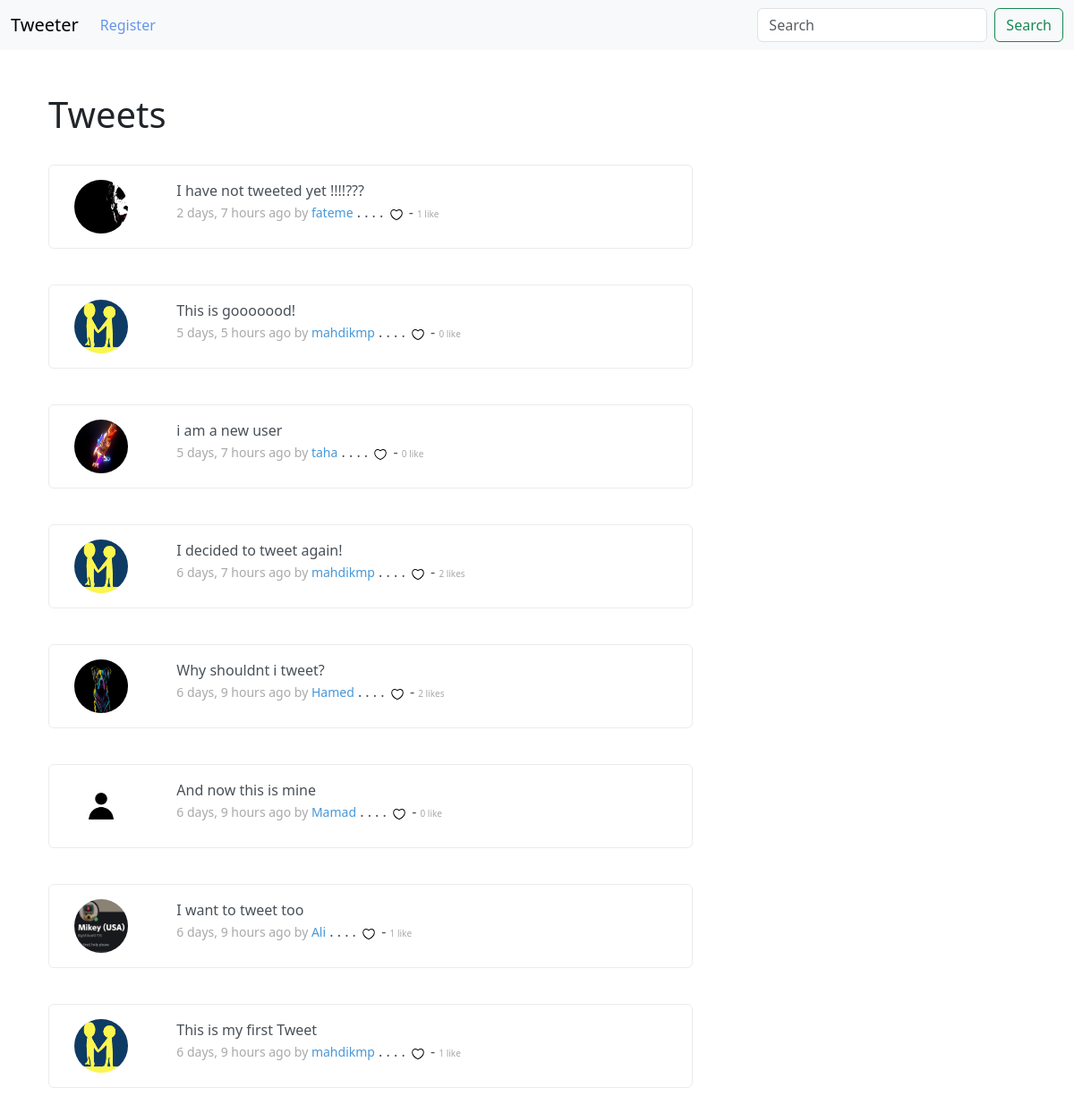
The page / on the database its author committed.
### musker/models.py (models this page shows, shortened)
class Tweet(models.Model):
    user = models.ForeignKey(User, related_name='tweest', on_delete=models.DO_NOTHING)
    body = models.CharField(max_length=200)
    created = models.DateTimeField(auto_now_add=True)
    likes = models.ManyToManyField(User, related_name='tweet_likes', blank=True)
    def number_of_likes(self):
        return self.likes.count()

class Profile(models.Model):
    user = models.OneToOneField(User, on_delete=models.CASCADE)
    follows = models.ManyToManyField('self', symmetrical=False, related_name='followed_by', blank=True)
    date_modified = models.DateTimeField(User ,auto_now = True)
    profile_image = models.ImageField(null=True, blank=True, upload_to='pro_images')

### musker/views.py (the view)
# urls.py: path('', views.home, name='home'),
def home(request):
    if request.user.is_authenticated:
        tweets = Tweet.objects.all().order_by('-created')
        form = TweetForm(request.POST or None)
        if request.method == 'POST':
            if form.is_valid:
                tweeted = form.save(commit=False)
                tweeted.user = request.user
                tweeted.save()
                messages.success(request, 'Your tweet has been posted successfully!')
                return redirect('home')
        return render(request, 'home.html', {'tweets':tweets, 'form': form})
    else:
        tweets = Tweet.objects.all().order_by('-created')
        return render(request, 'home.html', {'tweets':tweets})

### musker/templates/home.html (shortened to what this page needs)
{% extends 'base.html' %}
{% load static %}
{% block content %}
<div class="container">
    <div class="row">
        <div class="col-8">
            <h1>Tweets</h1> <br>
            {% for tweet in tweets %}
                <div class="alert alert-light" role="alert" style="background-color: white;">
                    <div class="container">
                        <div class="row">
                            <div class="col-2">
                                {% if tweet.user.profile.profile_image %}
                                <img src="{{tweet.user.profile.profile_image.url}}" alt="{{tweet.user.usename}}" style="width: 60px; height: 60px;" class="rounded-circle">
                                {% else %}
                                <img src="{% static 'images/default.jpeg' %}" alt="{{tweet.user.usename}}" style="width: 60px; height: 60px;" class="rounded-circle">
                                {% endif %}
                            </div>
                            <div class="col-10">
                                {{tweet.body}} <br>
                                <small style="color: darkgray;">{{tweet.created|timesince}} ago by <a style="text-decoration: none;" href="{% url 'profile' tweet.user.id %}"><span style="color:rgb(72, 151, 216);">{{tweet.user}}</span></a></small>
                                .  .  .  . {% if request.user in tweet.likes.all %} <a href="{% url 'tweet_like' tweet.id %}" style="text-decoration: none; color: red;"><img style="width: 20px;" src="{% static 'icons/liked.svg' %}" alt=""></a> {% else %} <a href="{% url 'tweet_like' tweet.id %}" style="text-decoration: none; color: blue; font-size: small;"><img style="width: 20px;" src="{% static 'icons/unliked.svg' %}" alt=""></a> {% endif %}
                                - <small style="color: darkgrey; font-size: 10px;">{% if tweet.number_of_likes > 1 %} {{tweet.number_of_likes}} likes {% else %} {{tweet.number_of_likes}} like {% endif %}</small>
                            </div>
                        </div>
                    </div>
                </div> <br>
            {% endfor %}
        </div>
    </div>
</div>
{% endblock content %}

### musker/templates/base.html (shortened to what this page needs)
<!doctype html>
<html lang="en">
  <head>
    <link href="https://cdn.jsdelivr.net/npm/bootstrap@5.3.2/dist/css/bootstrap.min.css" rel="stylesheet">
  </head>
<body>
  {% include 'navbar.html' %} <br>
  <div class="container"> <br>
    {% block content %}
    {% endblock content %}
  </div>
</body>
</html>

### musker/templates/navbar.html (shortened to what this page needs)
<nav class="navbar navbar-expand-lg bg-body-tertiary">
    <div class="container-fluid">
      <a class="navbar-brand" href="{% url 'home' %}">Tweeter</a>
      <div class="collapse navbar-collapse" id="navbarSupportedContent">
        <ul class="navbar-nav me-auto mb-2 mb-lg-0">
          {% if request.user.is_authenticated %}
          <li class="nav-item">
            <a class="nav-link active" aria-current="page" href="{% url 'profiles' %}">Profiles</a>
          </li>
          <li class="nav-item">
            <a class="nav-link active" aria-current="page" href="{% url 'profile' request.user.id %}">My Profile</a>
          </li>
          <li class="nav-item">
            <a class="nav-link active" aria-current="page" href="{% url 'logout' %}" style="color: red;">Logout</a>
          </li>
          {% else %}
          <li class="nav-item">
            <a class="nav-link active" aria-current="page" href="{% url 'register' %}" style="color: cornflowerblue;">Register</a>
          </li>
          {% endif %}
        </ul>
        <form class="d-flex" role="search">
          <input class="form-control me-2" type="search" placeholder="Search" aria-label="Search">
          <button class="btn btn-outline-success" type="submit">Search</button>
        </form>
      </div>
    </div>
  </nav>

### rows shown on the page
Tweet: user.profile.profile_image (picture), body "I have not tweeted yet !!!!???", created "2 days, 7 hours", user "fateme", number_of_likes "1"
Tweet: user.profile.profile_image (picture), body "This is gooooood!", created "5 days, 5 hours", user "mahdikmp", number_of_likes "0"
Tweet: user.profile.profile_image (picture), body "i am a new user", created "5 days, 7 hours", user "taha", number_of_likes "0"
Tweet: user.profile.profile_image (picture), body "I decided to tweet again!", created "6 days, 7 hours", user "mahdikmp", number_of_likes "2"
Tweet: user.profile.profile_image (picture), body "Why shouldnt i tweet?", created "6 days, 9 hours", user "Hamed", number_of_likes "2"
Tweet: body "And now this is mine", created "6 days, 9 hours", user "Mamad", number_of_likes "0"
Tweet: user.profile.profile_image (picture), body "I want to tweet too", created "6 days, 9 hours", user "Ali", number_of_likes "1"
Tweet: user.profile.profile_image (picture), body "This is my first Tweet", created "6 days, 9 hours", user "mahdikmp", number_of_likes "1"
